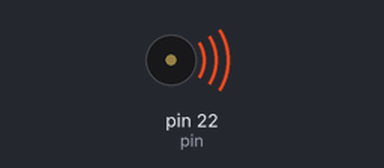
Bench run of a sketch on a simulated Arduino Mega 2560, built with avr-gcc and run on an emulated ATmega2560. Shown: buzzer (waves = sounding). What the sketch prints to the serial monitor is not drawn.

Above: at 0.1 s.
Timing chart, 0 to 40.0 s (numbered marks = the images above):
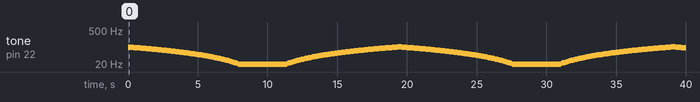

Measured:
- by itself, tone on pin 22 (pin): plays 99 Hz for 0.10 s, 98 Hz for 0.10 s, 97 Hz for 0.10 s, 96 Hz for 0.10 s, 95 Hz for 0.10 s, 94 Hz for 0.10 s … (400 notes in this stretch)

The sketch:

buzzer_test.ino
```cpp
const unsigned int pin = 22;

void setup() {
    Serial.begin(9600);
    pinMode(pin, OUTPUT);
}

unsigned int freq = 100;
bool goin_down = true;

void loop() {

    Serial.println(freq);

    if (goin_down) { freq--; }
    else           { freq++; }

    if (freq < 4 && goin_down)          { goin_down = false; }
    else if (freq > 100 && !goin_down) { goin_down = true;  }

    tone(pin, freq);

    delay(100);

}
```
